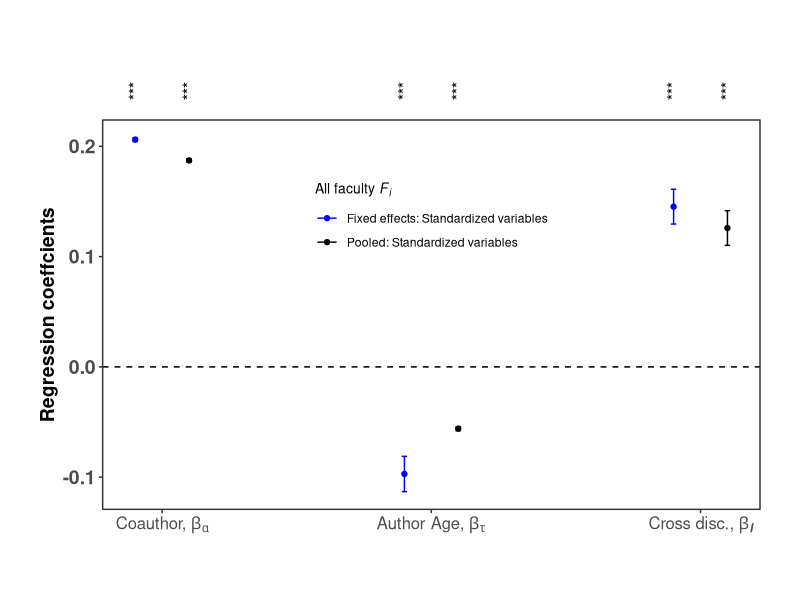
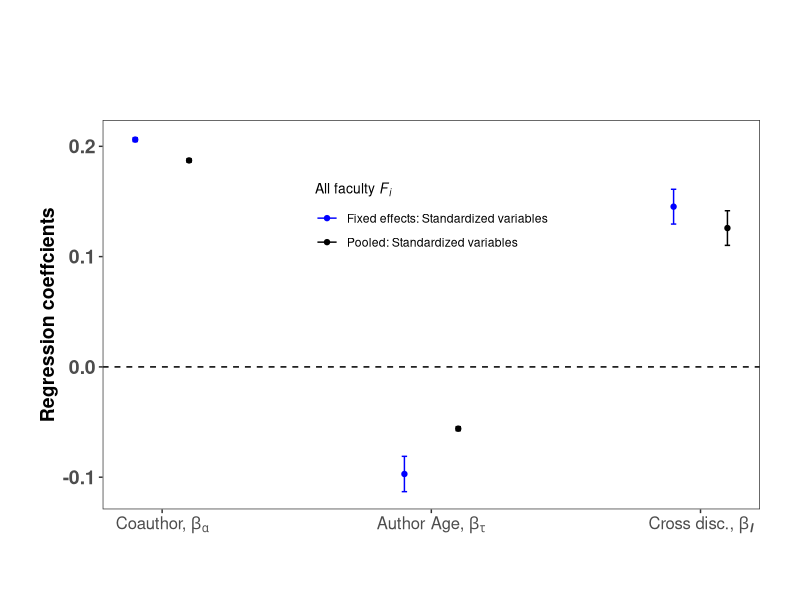

Write the R code that produced these figures, in order.
### Plot figure 6A
library(ggplot2)
library(grid)

coeffAllNoFE <- c(0.1872, -0.0560, 0.1259)
sdAllNoFE <- c(0.0016, 0.0018, 0.0157)

coeffAllFE <- c(0.2061, -0.0971, 0.1453)
sdAllFE <- c(0.00173, 0.01601, 0.01578)

coeffAll <- c(coeffAllFE, coeffAllNoFE)
sdAll <- c(sdAllFE, sdAllNoFE)

df <- data.frame(
    x = c(c(4, 14, 24), c(6, 16, 26)),
    coeff = coeffAll,
    group = factor(c(1, 1, 1, 0, 0 ,0), levels=c(0, 1)),
    color = factor(c("blue", "blue", "blue", "black", "black", "black"), levels=c("blue", "black")),
    upper = coeffAll + sdAll,
    lower = coeffAll - sdAll
)

plotA <- ggplot(df)

# Pointranges
plotA <- plotA + geom_point(aes(x=x, y=coeff, ymin = lower, ymax = upper, group=group, colour=color), fatten = 5)
plotA <- plotA +
    geom_errorbar(aes(x=x, ymin = lower, ymax = upper, group=group, colour=color), width = 0.2) +
    geom_hline(yintercept=0, linetype=2) 

# Axis Label
x_breaks <- c(5.0, 15.0, 25.0)
x_labs <- c(expression("Coauthor," ~ bolditalic( beta[paste(alpha)] )),
            expression("Author Age," ~ bolditalic( beta[paste(tau)] )),
            expression("Cross disc.," ~ bolditalic( beta[paste("I")] ))
)
plotA <- plotA + xlab("") + 
        ylab((expression(atop("Regression", "coefficients")))) +
        scale_x_continuous(breaks=x_breaks, labels=x_labs)

# Themes
plotA <- plotA + theme_bw() +
    theme(axis.text.x = element_text(size=12, face="bold" ),
          axis.text.y = element_text(size=14, face="bold" ),
          axis.title = element_text(size=14, face="bold" ),
          plot.margin = unit(c(6,2,2,2), "lines") ) +
    theme(panel.grid.major = element_blank(), panel.grid.minor = element_blank())

# Annotation: Significant level
tg <- textGrob("***", rot = 90)
plotA <- plotA + 
    annotation_custom(grob = tg,  xmin = 4, xmax = 4, ymin = 0.25, ymax = 0.25) +
    annotation_custom(grob = tg,  xmin = 6, xmax = 6, ymin = 0.25, ymax = 0.25) +
    annotation_custom(grob = tg,  xmin = 14, xmax = 14, ymin = 0.25, ymax = 0.25) + 
    annotation_custom(grob = tg,  xmin = 16, xmax = 16, ymin = 0.25, ymax = 0.25) +
    annotation_custom(grob = tg,  xmin = 24, xmax = 24, ymin = 0.25, ymax = 0.25) + 
    annotation_custom(grob = tg,  xmin = 26, xmax = 26, ymin = 0.25, ymax = 0.25)

plotA <- plotA +
    xlab("") + ylab("Regression coeffcients")

# Legend
plotA <- plotA + theme(legend.position=c(.5, .75), legend.title=element_text(size=10))


plotA <- plotA + scale_color_manual(values=c("blue", "black"),
                                     name=expression("All faculty" ~ italic("F"[paste("i")])),
                                     breaks=c("blue", "black"),
                                     labels=c("Fixed effects: Standardized variables", 
                                                "Pooled: Standardized variables"))

gt <- ggplot_gtable(ggplot_build(plotA))
gt$layout$clip[gt$layout$name=="panel"] <- "off"
grid.draw(gt)

ggsave('./output/Figure5A.png', plot=gt, width = 9, height = 6, dpi = 120)
